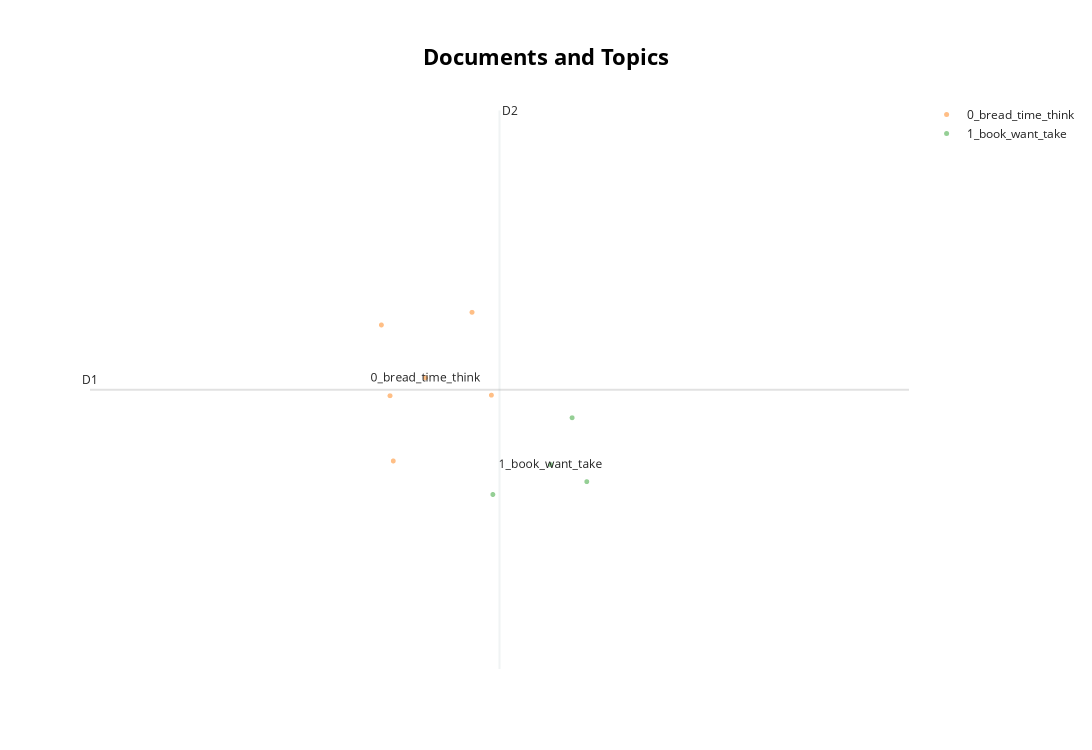

Source (notebook cell):
### Code cell
topic_model.visualize_documents(cleaned_carolyn)

### Figure 1 — Plotly figure (JSON) as saved in the notebook; plotly's stock layout.template omitted (floating-point values rounded to 4 significant figures)
{"data": [{"hoverinfo": "text", "hovertext": [null], "marker": {"color": "#CFD8DC", "opacity": 0.5, "size": 5}, "mode": "markers+text", "name": "other", "showlegend": false, "type": "scattergl", "x": [NaN], "y": [NaN]}, {"hoverinfo": "text", "hovertext": ["fancy diner hours earlier need talk check rug guy turtle sitting two attractive women slow steady ladies cha cha think fooling turtles hair stop embarrassing lenny turteltaub know crazy bread keep eating please listen second undivided attention grabs another piece bread think see people seeing people getting tang episode horsin around playing almost wait shh shut horse different cruller context see hold donut orgasm punchline joke god good comedy return dinner everyone gets mulligan mulligan carey mulligan kidding jeez emily mortimer problem embarrassed know writing book make everybody love writing book already spent advance first step look lot fun need start thinking future mean even respect enough baby whoa never explicitly said said actions actions", "sidewalk woman stroller appears look baby cutest baby ever saw gets spooked begins panic trampling everything path wha step away stolen vehicle sir misunderstanding officer running away girlfriend respect enough baby horse horsin around", "driving home car seen naked think getting chubby want know real reason breaking sorry hear sound calories metabolizing classic using bread thing avoid talking relationship definitely happening home think fat", "living room technically dumped real headline evening dumb guy eats bread gets fat end kind headline pizza second ago god damn stop presses fat let throw party cheer cheer stand corner eating cotton candy barf last party flashback puking someone horse horsin around good party get cotton candy machine party told broke never took home jerk everything fault take home jeez looking parking silver lake slow car crawl duck roll know take last look face last time see pushes moving car cat lands feet hello got god broke still agent pride ability separate professional life personal life great agent think getting fat way prime life never looked better girlfriend look pile crap ate second pile crap crapped third pile crap wait wait pile crap look third one worst one calling calling agent remember book pretending write penguin wants update progress tuesday work busy week masturbating old pictures told happening time masturbating picture represented walked worst possible moment tuesday though yes fine", "back diner face afraid commitment afraid commitment commit things time following commitment take issue stupid friend god hope see horseman jeez horseman room crossover episode know gets funnier every time sarcastic think actually get funnier every time actually middle breaking could middle would awkward joined yes actually awkward clear awkward pulls chair yes please leave living dream living dream making conversation let see english word called polite crazy bad time always clydesdale never clyde get one later man heads offscreen erica get face would kill civil breaking thing baby lot things waiter could please check thank even ordered yet wasted many dinners horseman know expect anyone else love clearly hate let see bread outside bunch pigeons fly away want live society pre meal bread free free order meal take home please even eat much bread must ate nine baskets sir nine great feel fat ass week", null], "marker": {"opacity": 0.5, "size": 5}, "mode": "markers+text", "name": "0_bread_time_think", "text": ["", "", "", "", "", "0_bread_time_think"], "textfont": {"size": 12}, "type": "scattergl", "x": [16.13, 16.78, 16.03, 16.94, 16.1, 16.39], "y": [11.12, 12.5, 12.39, 11.73, 11.73, 11.9]}, {"hoverinfo": "text", "hovertext": ["living room god failure failure say could write book amazing story tell relax relax easy say hippie never day stress life flashback dark room getting pummeled rhino trying sell cartel turf gabriela went back mexico city ese husband gabriela talking try focus second sorry saying never signed book deal know problem say people want everyone want everyone people minutes talking see headline stupid writes stupid book stupid life nobody cares newspapers reading let lady write book done better question kitchen making breakfast sex last night dummy ugh got start putting phone airplane mode drink lady probably thinks dumb sitcom actor hate stupid impossible pronounce last name goo goo goo goo even met give chance invite party party obsessed throwing party sudden flashback getting beat rhino know much money lost cause even afford hall daughter birthday got hundred guests coming nowhere put owe party cabr deliver mob boss shoots rabbit bag head", "hospital take dvds everywhere linus walked around blanket one gave shit long doctor going take meeting another client clients make living sitting ass day clients talented silence speaks volumes intention looks experienced mild anxiety attack jesus mild want know spicy feels smart room salsa joke people overstressed need take easy take easy kidding job real responsibilities anything take easy take even easier try doctor try book deal obviously stressing call ghostwriter already want call woman phone minutes later another anxiety attack entertainment weekly said consistent even pity laugh almost die check patients patients let party organize whole thing invite ghostwriter nice casual conversation fun pressure free environment fine party thank god getting cotton candy machine control around things totally hear saying best", "living room parties fun book important want hand stranger important written literally nothing year half much pressure book one shot preserving legacy joke book good joke forever everyone thinks washed hack actually god actually breathe dying toast smell burning toast god toast grave want say born one believe damn respect dying man wish dying", null], "marker": {"opacity": 0.5, "size": 5}, "mode": "markers+text", "name": "1_book_want_take", "text": ["", "", "", "1_book_want_take"], "textfont": {"size": 12}, "type": "scattergl", "x": [17.6, 17.72, 16.95, 17.42], "y": [11.52, 10.93, 10.81, 11.09]}], "layout": {"annotations": [{"showarrow": false, "text": "D1", "x": 13.62, "y": 11.79, "yshift": 10}, {"showarrow": false, "text": "D2", "x": 17.0, "xshift": 10, "y": 14.38}], "height": 750, "shapes": [{"line": {"color": "#CFD8DC", "width": 2}, "type": "line", "x0": 17.0, "x1": 17.0, "y0": 9.19, "y1": 14.38}, {"line": {"color": "#9E9E9E", "width": 2}, "type": "line", "x0": 13.62, "x1": 20.38, "y0": 11.79, "y1": 11.79}], "title": {"font": {"color": "Black", "size": 22}, "text": "<b>Documents and Topics</b>", "x": 0.5, "xanchor": "center", "yanchor": "top"}, "width": 1200, "xaxis": {"visible": false}, "yaxis": {"visible": false}}}
